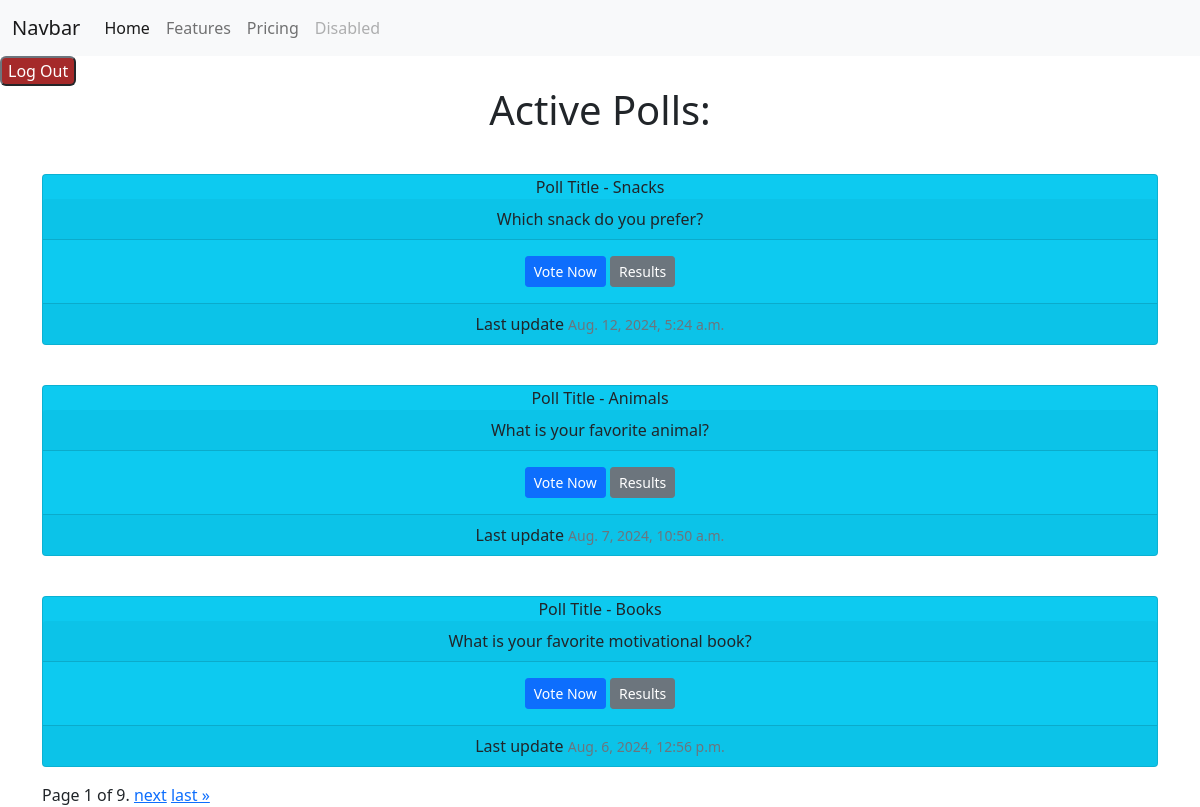
The app's page /polls/ (signed in), older data.
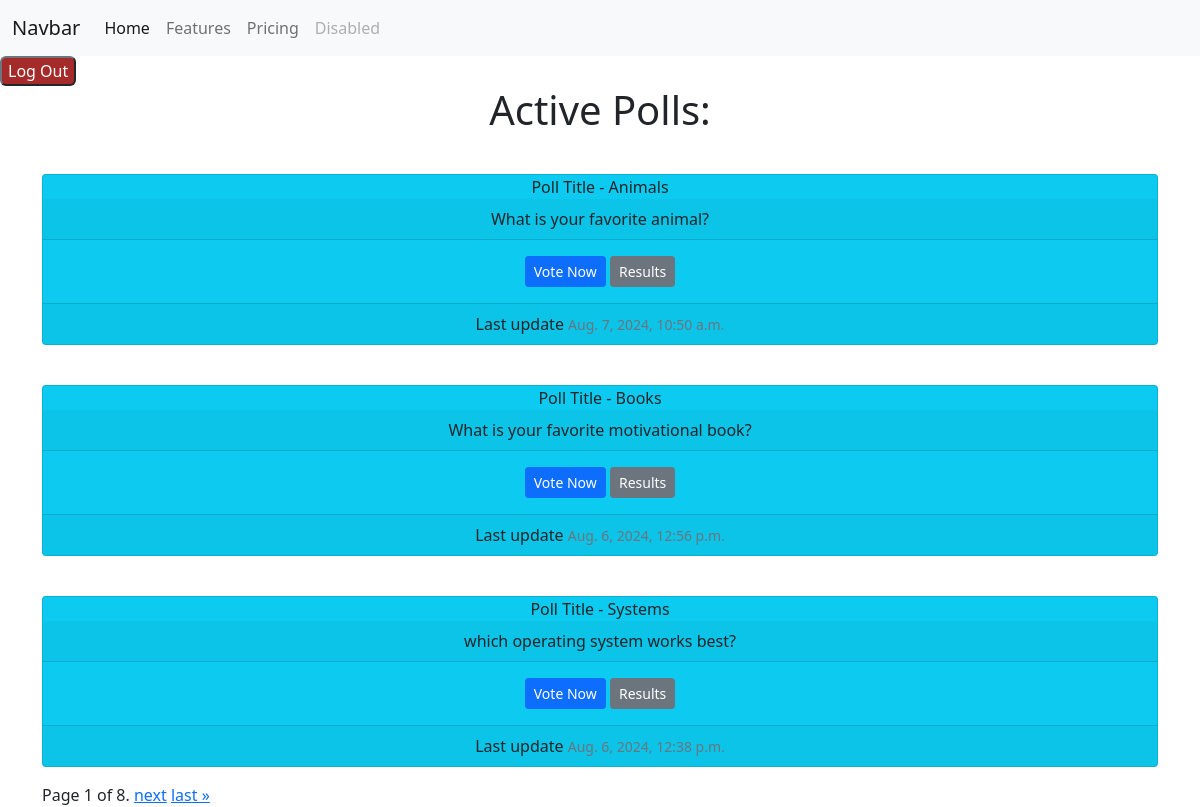
The same page, newer data.
### polls/models.py (models this page shows, shortened)
class Question(models.Model):
    question_text = models.CharField(max_length=255, null=True, blank=True)
    poll = models.ForeignKey('Poll', on_delete=models.SET_NULL, null=True, blank=True)
    pub_date = models.DateTimeField("date published",default=timezone.now)
    posted_by = models.ForeignKey(User, on_delete=models.SET_NULL, null=True, blank=True)
    timestamp = models.DateTimeField(default=timezone.now)

class Poll(models.Model):
    name = models.CharField(max_length=255, null=True, blank=True)
    posted_by = models.ForeignKey(User, on_delete=models.SET_NULL, null=True, blank=True)
    pub_date = models.DateTimeField("date published",default=timezone.now)

### polls/views.py (the view)
# urls.py: path("", views.IndexView.as_view(), name="index"),
class IndexView(generic.ListView):
    paginate_by = 3
    login_url = "users:login"
    redirect_field_name = "redirect_to"
    template_name = "polls/index.html"
    context_object_name = "latest_question_list"
    queryset = Question.objects.filter(pub_date__lte=timezone.now()).order_by("-pub_date")
    def dispatch(self, request, *args, **kwargs):
        if not request.user.is_authenticated:
            return redirect(f"{settings.LOGIN_URL}?next={request.path}")
        return super().dispatch(request, *args, **kwargs)
    def get_context_data(self, **kwargs):
        context = super().get_context_data(**kwargs)
        context["polls"] = Poll.objects.all()
        context['pub_date'] = Question.objects.filter(pub_date__lte=timezone.now())
        return context

### polls/templates/polls/index.html (shortened to what this page needs)
{% extends 'base.html' %}
{% block content %}
<h1 class="text-center mb-3">Active Polls:</h1>
{% if latest_question_list %}
{% for question in latest_question_list %}
<div class="row g-4 text-center">
    <div class="col">
        <div class="card text-dark bg-info mb-3 mt-4">
            {%if question.poll.name %}
                Poll Title -  {{question.poll.name}}
                {%else%}
                Poll Title missing
            {%endif%}
            <div class="card-header">{{ question.question_text }}</div>
            <div class="card-body">
                <a href="{% url 'polls:detail' question.id %}" class="btn btn-primary btn-sm">Vote Now</a>
                <a href="{% url 'polls:results' question.id %}" class="btn btn-secondary btn-sm">Results</a>
            </div>
            <div class="card-footer">
                Last update
                <small class="text-muted">{{question.pub_date}}</small>
            </div>
        </div>
    </div>
</div>
{% endfor %}
{% else %}
<p>No polls available</p>
{% endif %}
<div class="pagination">
    <span class="step-links">
        <span class="current">
            Page {{ page_obj.number }} of {{ page_obj.paginator.num_pages }}.
        </span>
        {% if page_obj.has_next %}
            <a href="?page={{ page_obj.next_page_number }}">next</a>
            <a href="?page={{ page_obj.paginator.num_pages }}">last &raquo;</a>
        {% endif %}
    </span>
</div>
{% endblock %}

### polls/templates/base.html (shortened to what this page needs)
<!DOCTYPE html>
<html lang="en">
<head>
    <link href="https://cdn.jsdelivr.net/npm/bootstrap@5.0.2/dist/css/bootstrap.min.css" rel="stylesheet">    <title>Voting Site {% block title %}{% endblock %}</title>
</head>
<body>
    {% include 'partials/_navbar.html'%}
    <div class="container">
        <div class="row">
            <div class=".col-md-6 m-auto">
                {% block content %}{% endblock%}
            </div>
        </div>
    </div>
</body>
</html>

### polls/templates/partials/_navbar.html (shortened to what this page needs)
<nav class="navbar navbar-expand-lg navbar-light bg-light">
  <div class="container-fluid">
    <a class="navbar-brand" href="#">Navbar</a>
    <div class="collapse navbar-collapse" id="navbarNav">
      <ul class="navbar-nav">
        <li class="nav-item">
          <a class="nav-link active" aria-current="page" href="#">Home</a>
        </li>
        <li class="nav-item">
          <a class="nav-link" href="#">Features</a>
        </li>
        <li class="nav-item">
          <a class="nav-link" href="#">Pricing</a>
        </li>
        <li class="nav-item">
          <a class="nav-link disabled" href="#" tabindex="-1" aria-disabled="true">Disabled</a>
        </li>
      </ul>
    </div>
  </div>
</nav>
<form action="{% url 'polls:logout' %}" method="post">
  <button type="submit" class="btn-secondary" button style="background-color: brown; border-radius: 6px;">Log
    Out</button>
</form>

Row changes from the older to the newer data that the page shows:
removed Question: poll.name "Snacks", question_text "Which snack do you prefer?", pub_date "Aug. 12, 2024, 5:24 a.m."
now on this page (row unchanged): Question: poll.name "Systems", question_text "which operating system works best?", pub_date "Aug. 6, 2024, 12:38 p.m."
Text that changed along with them:
{{ page_obj.paginator.num_pages }}: "9" → "8"
